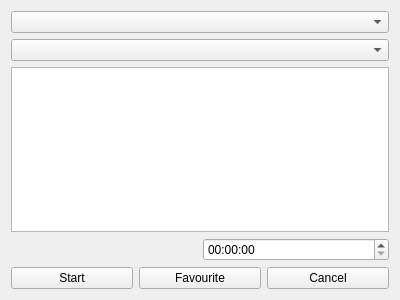
<?xml version="1.0" encoding="UTF-8"?>
<ui version="4.0">
 <class>AddTaskForm</class>
 <widget class="QWidget" name="AddTaskForm">
  <property name="geometry">
   <rect>
    <x>0</x>
    <y>0</y>
    <width>400</width>
    <height>300</height>
   </rect>
  </property>
  <property name="windowTitle">
   <string>Form</string>
  </property>
  <layout class="QGridLayout" name="gridLayout">
   <item row="2" column="0" colspan="2">
    <widget class="QTextEdit" name="notes_text_edit"/>
   </item>
   <item row="1" column="0" colspan="2">
    <widget class="QComboBox" name="task_dropdown"/>
   </item>
   <item row="0" column="0" colspan="2">
    <widget class="QComboBox" name="project_dropdown"/>
   </item>
   <item row="4" column="0" colspan="2">
    <layout class="QHBoxLayout" name="horizontalLayout">
     <item>
      <widget class="QPushButton" name="start_button">
       <property name="text">
        <string>Start</string>
       </property>
      </widget>
     </item>
     <item>
      <widget class="QPushButton" name="favourite_button">
       <property name="text">
        <string>Favourite</string>
       </property>
      </widget>
     </item>
     <item>
      <widget class="QPushButton" name="cancel_button">
       <property name="text">
        <string>Cancel</string>
       </property>
      </widget>
     </item>
    </layout>
   </item>
   <item row="3" column="1">
    <widget class="QTimeEdit" name="time_worked_line"/>
   </item>
  </layout>
 </widget>
 <resources/>
 <connections/>
</ui>
